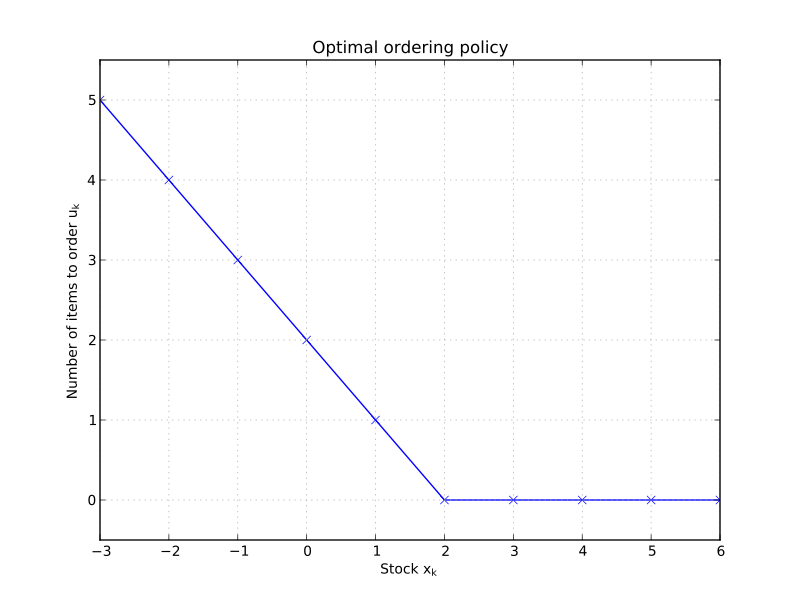

The script that drew this image:
#!/usr/bin/python
# -*- coding: utf-8 -*-
""" Plot the optimal ordering policy of the Inventory Control problem
"""

from example_inventory import dpsolv, u
from pylab import *

# grid of the state space:
xr = dpsolv.state_grid[0]

plot(xr, u, '-x')
title('Optimal ordering policy')
xlabel('Stock $x_k$')
ylabel('Number of items to order $u_k$')
ylim(-0.5, u.max()+0.5)
show()
